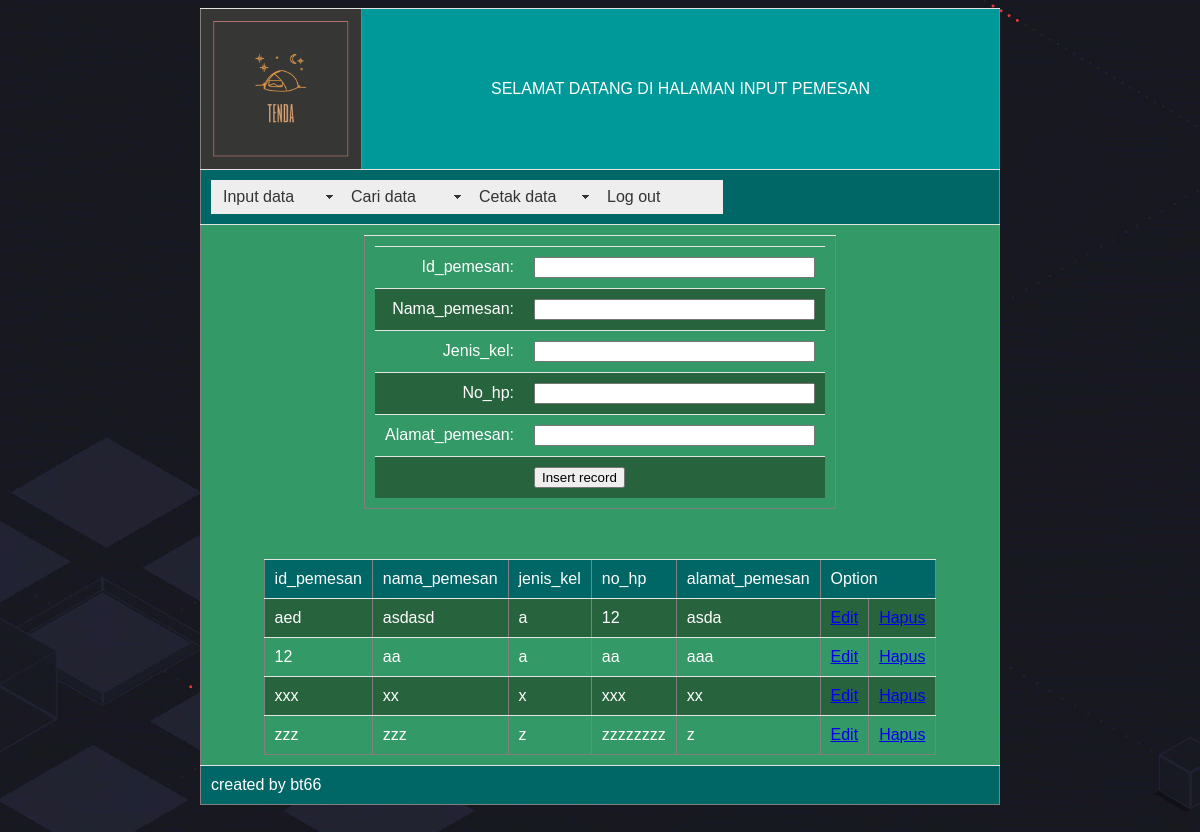
The app's page /input_pemesan.php (signed in) with its own data.
### tables this page shows
CREATE TABLE IF NOT EXISTS `tblpemesan` (
  `id_pemesan` char(10) NOT NULL,
  `nama_pemesan` varchar(50) NOT NULL,
  `jenis_kel` char(1) NOT NULL,
  `no_hp` varchar(15) NOT NULL,
  `alamat_pemesan` varchar(100) NOT NULL,
  PRIMARY KEY (`id_pemesan`)
);

### input_pemesan.php (the view, shortened to what this page needs)
<?php require_once('Connections/koneksitenda.php'); ?>
<?php
$editFormAction = $_SERVER['PHP_SELF'];
if (isset($_SERVER['QUERY_STRING'])) {
  $editFormAction .= "?" . htmlentities($_SERVER['QUERY_STRING']);
}
$query_tampil = "SELECT * FROM tblpemesan";
$tampil = mysql_query($query_tampil, $koneksitenda) or die(mysql_error());
$row_tampil = mysql_fetch_assoc($tampil);
?>
<!DOCTYPE html PUBLIC "-//W3C//DTD XHTML 1.0 Transitional//EN" "http://www.w3.org/TR/xhtml1/DTD/xhtml1-transitional.dtd">
<html xmlns="http://www.w3.org/1999/xhtml">
<head>
<link href="SpryAssets/SpryMenuBarHorizontal.css" rel="stylesheet" type="text/css" />
<link rel="stylesheet" type="text/css" href="css.css">
</head>
<body>
<form action="<?php echo $editFormAction; ?>" method="post" name="form1" id="form1" onsubmit="MM_validateForm('id_pemesan','','R','nama_pemesan','','R','jenis_kel','','R','no_hp','','RisNum','alamat_pemesan','','R');return document.MM_returnValue">
  <div align="center" onfocus="MM_validateForm('id_pemesan','','R','nama_pemesan','','R','jenis_kel','','R','no_hp','','RisNum','alamat_pemesan','','R');return document.MM_returnValue">
    <table width="800" height="246" border="1">
      <tr>
        <td width="140" bgcolor="#363735"><img src="gambar/Capture.PNG" width="140" height="140" /></td>
        <td width="678" bgcolor="#009999"><div align="center" class="header">SELAMAT DATANG DI HALAMAN INPUT PEMESAN</div></td>
      </tr>
      <tr>
        <td colspan="2" bgcolor="#006666"><ul id="MenuBar1" class="MenuBarHorizontal">
          <li><a class="MenuBarItemSubmenu" href="#">Input data</a>
            </li>
          <li><a href="#" class="MenuBarItemSubmenu">Cari data</a>
            </li>
          <li><a class="MenuBarItemSubmenu" href="#">Cetak data</a>
            </li>
          <li><a href="index.php">Log out</a></li>
        </ul></td>
      </tr>
      <tr>
        <td colspan="2" bgcolor="#339966"><div align="center" onfocus="MM_validateForm('id_pemesan','','RisNum','nama_pemesan','','RisNum','jenis_kel','','RisNum','no_hp','','RisNum','alamat_pemesan','','RisNum');return document.MM_returnValue">
          <table width="200" border="1">
            <tr>
              <td><table align="center">
                <tr valign="baseline">
                  <td align="right" nowrap="nowrap"><span class="putih">Id_pemesan:</span></td>
                  <td><span class="putih">
                    <input name="id_pemesan" type="text" id="id_pemesan" value="" size="32" />
                  </span></td>
                  </tr>
                <tr valign="baseline">
                  <td align="right" nowrap="nowrap"><span class="putih">Nama_pemesan:</span></td>
                  <td><span class="putih">
                    <input name="nama_pemesan" type="text" id="nama_pemesan" value="" size="32" />
                  </span></td>
                  </tr>
                <tr valign="baseline">
                  <td align="right" nowrap="nowrap"><span class="putih">Jenis_kel:</span></td>
                  <td><span class="putih">
                    <input name="jenis_kel" type="text" id="jenis_kel" value="" size="32" />
                  </span></td>
                  </tr>
                <tr valign="baseline">
                  <td align="right" nowrap="nowrap"><span class="putih">No_hp:</span></td>
                  <td><span class="putih">
                    <input name="no_hp" type="text" id="no_hp" value="" size="32" />
                  </span></td>
                  </tr>
                <tr valign="baseline">
                  <td align="right" nowrap="nowrap"><span class="putih">Alamat_pemesan:</span></td>
                  <td><span class="putih">
                    <input name="alamat_pemesan" type="text" id="alamat_pemesan" value="" size="32" />
                  </span></td>
                  </tr>
                <tr valign="baseline">
                  <td align="right" nowrap="nowrap">&nbsp;</td>
                  <td><span class="putih">
                    <input type="submit" value="Insert record" />
                  </span></td>
                  </tr>
                </table>
                <input type="hidden" name="MM_insert" value="form1" /></td>
              </tr>
            </table>
        </div>
          <p>&nbsp;</p>
          <div align="center">
            <table border="1">
              <tr>
                <td bgcolor="#006666"><span class="putih">id_pemesan</span></td>
                <td bgcolor="#006666"><span class="putih">nama_pemesan</span></td>
                <td bgcolor="#006666"><span class="putih">jenis_kel</span></td>
                <td bgcolor="#006666"><span class="putih">no_hp</span></td>
                <td bgcolor="#006666"><span class="putih">alamat_pemesan</span></td>
                <td colspan="2" bgcolor="#006666"><span class="putih">Option</span></td>
              </tr>
              <?php do { ?>
                <tr>
                  <td><span class="putih"><?php echo $row_tampil['id_pemesan']; ?></span></td>
                  <td><span class="putih"><?php echo $row_tampil['nama_pemesan']; ?></span></td>
                  <td><span class="putih"><?php echo $row_tampil['jenis_kel']; ?></span></td>
                  <td><span class="putih"><?php echo $row_tampil['no_hp']; ?></span></td>
                  <td><span class="putih"><?php echo $row_tampil['alamat_pemesan']; ?></span></td>
                  <td><span class="putih"><a href="edit_pemesan.php?id_pemesan=<?php echo $row_tampil['id_pemesan']; ?>">Edit</a></span></td>
                  <td><a href="hapus_pemesan.php?id_pemesan=<?php echo $row_tampil['id_pemesan']; ?>">Hapus</a></td>
                </tr>
                <?php } while ($row_tampil = mysql_fetch_assoc($tampil)); ?>
            </table>
        </div></td>
      </tr>
      <tr>
        <td colspan="2" bgcolor="#006666" class="header">created by bt66</td>
      </tr>
    </table>
  </div>
</form>
<p>&nbsp;</p>
</body>
</html>

### SpryAssets/SpryMenuBarHorizontal.css (style rules this page uses)
ul.MenuBarHorizontal { margin: 0; padding: 0; list-style-type: none; font-size: 100%; cursor: default; width: auto; }
ul.MenuBarHorizontal li { margin: 0; padding: 0; list-style-type: none; font-size: 100%; position: relative; text-align: left; cursor: pointer; width: 8em; float: left; }
ul.MenuBarHorizontal a { display: block; cursor: pointer; background-color: #EEE; padding: 0.5em 0.75em; color: #333; text-decoration: none; }
ul.MenuBarHorizontal a.MenuBarItemSubmenu { background-image: url(SpryMenuBarDown.gif); background-repeat: no-repeat; background-position: 95% 50%; }

### css.css (style rules this page uses)
table { border-collapse: collapse; font-family: arial; color:#FFF; }
tbody td { border-top: 1px solid #e3e3e3; padding: 10px; }
tbody tr:nth-child(even) { background: #27633D; }

### input_pemesan.php (style rules this page uses)
body { background-image: url(gambar/coba.gif); }
.putih { color: #FFF; }

### records on screen
tblpemesan: id_pemesan "aed", nama_pemesan "asdasd", jenis_kel "a", no_hp "12", alamat_pemesan "asda"
tblpemesan: id_pemesan "12", nama_pemesan "aa", jenis_kel "a", no_hp "aa", alamat_pemesan "aaa"
tblpemesan: id_pemesan "xxx", nama_pemesan "xx", jenis_kel "x", no_hp "xxx", alamat_pemesan "xx"
tblpemesan: id_pemesan "zzz", nama_pemesan "zzz", jenis_kel "z", no_hp "zzzzzzzz", alamat_pemesan "z"
